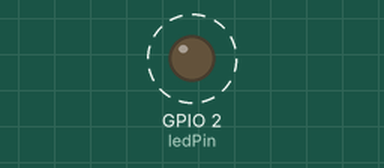
Simulated run of this sketch. Board: ESP32. Parts: output pins drawn as LEDs (lit = HIGH). Dashed ring = blinking. What the sketch prints to the serial monitor is not drawn.

Above: at 0.5 s.
Timing chart, 0 to 4.6 s (numbered marks = the images above):
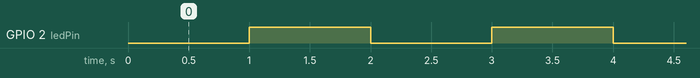

The sketch:

lab02_millis_blink.ino
```cpp
// 实验2：使用millis()实现1Hz LED闪烁,非阻塞延迟
const int ledPin = 2;          // ESP32板载LED通常为GPIO2

unsigned long previousMillis = 0;
const long interval = 1000;    // 1秒 = 1000毫秒
int ledState = LOW;

void setup() {
  Serial.begin(115200);        // 初始化串口，用于调试
  pinMode(ledPin, OUTPUT);
}

void loop() {
  unsigned long currentMillis = millis();

  // 非阻塞延时：检查是否到达切换时间
  if (currentMillis - previousMillis >= interval) {
    previousMillis = currentMillis;

    // 翻转LED状态
    if (ledState == LOW) {
      ledState = HIGH;
    } else {
      ledState = LOW;
    }
    digitalWrite(ledPin, ledState);

    // 串口输出状态（方便观察）
    if (ledState == HIGH) {
      Serial.println(" ON");
    } else {
      Serial.println(" OFF");
    }
  }

  // 注意：这里可以添加其他任务，不会被delay()阻塞
}
```

Measured:
- by itself, GPIO 2 (ledPin): alternates HIGH for 1.0 s and LOW for 1.0 s
